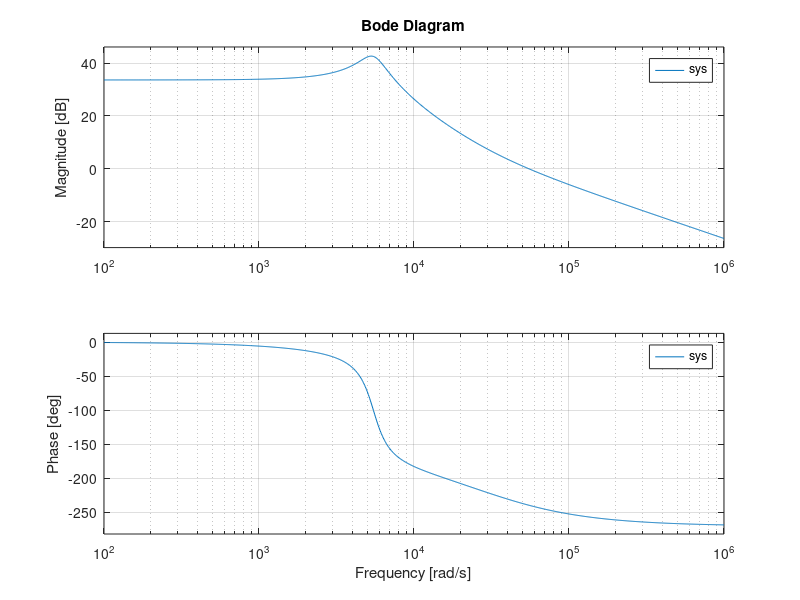

Here is the MATLAB script that generated this plot: (Note: this script raises an error after producing the figure.)
%Parâmetros de projeto.
Vs = 48;
Vo = 12;
freq = 50e3;
ripple_corrente = 0.3;
ripple_tensao = 0.02;
Pout = 6;

%Número de espiras.
Npri = 4;
Nsec = 1;
n = Nsec / Npri;

%Duty Cycle, R e corrente no indutor.
D = Vo/(Vs*n + Vo);
R = Vo^2/Pout;
Ilm = (n * Vo) / (R * (1-D));

%Determinação de Lm e C.
C = D/(R*freq*ripple_tensao);
Lm = R*(1-D)^2/(ripple_corrente * n^2 * freq);

%Modelo em espaço de estados.
A_ss = [0 -(1-D)/(n*Lm) ; (1-D)/(n*C) -1/(R*C)];
B_ss = [Vo/(n*Lm) + Vs/Lm; -Ilm/(n*C)];
C_ss = [0 1];
sys = ss(A_ss,B_ss,C_ss,0);
T_sample = 2/freq; % Ajustar posteriormente.
sys_disc = c2d(sys,T_sample,'zoh');
figure(1)
bode(sys)

%Comparação entre simulação e modelo.
load("Resp Freq.mat")
[mag, phase, freqs] = bode(sys, 2*pi*Frequency);
mag = squeeze(mag);
mag = 20*log10(mag);
phase = squeeze(phase);
phase = phase - 360;
figure(2)
tiledlayout(2,1)
nexttile
semilogx(Frequency,amp_Vo2,'b')
hold on
semilogx(Frequency,mag,'r')
legend('Simulação','Modelo')
xlabel("Frequência (Hz)")
ylabel("Magnitude (dB)")
nexttile
semilogx(Frequency,phase_Vo2,'b')
hold on
semilogx(Frequency,phase,'r')
legend('Simulação','Modelo')
xlabel("Frequência (Hz)")
ylabel("Fase (graus)")
